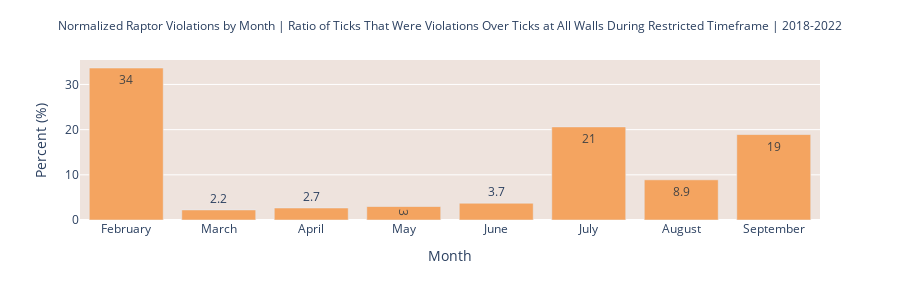

Here is the notebook cell this chart was saved with:
### Code cell
# This is the ratio of violations at restricted walls to ticks at all walls for each month over the year range 2018-2022. This normalizes by overall month activity at ALL walls which attempts to decouple month to month variation.
rapt_month_norm = (rapt_month_bb/rapt_month_all)*100

fig = px.bar(rapt_month_norm, text_auto='.2', height=300)
fig.update_xaxes(title='Month')
fig.update_yaxes(title='Percent (%)')
fig.update_traces(marker_color='#F4A460')
fig.update_layout(showlegend=False, plot_bgcolor='#EEE3DD', title='Normalized Raptor Violations by Month | Ratio of Ticks That Were Violations Over Ticks at All Walls During Restricted Timeframe | 2018-2022', title_x=0.5, title_font_size=12)
fig.write_html(html_folder + 'month_norm.html')
fig
# This suggests compliance during off-season is worse than high-season. Perhaps due to lower steward presence? February is a particular outlier. Is the word not getting out fast enough?

### Figure 1 — Plotly figure (JSON) as saved in the notebook; plotly's stock layout.template omitted (floating-point values rounded to 4 significant figures)
{"data": [{"alignmentgroup": "True", "hovertemplate": "variable=Date<br>index=%{x}<br>value=%{y}<extra></extra>", "legendgroup": "Date", "marker": {"color": "#F4A460", "pattern": {"shape": ""}}, "name": "Date", "offsetgroup": "Date", "orientation": "v", "showlegend": true, "textposition": "auto", "texttemplate": "%{y:.2}", "type": "bar", "x": ["February", "March", "April", "May", "June", "July", "August", "September"], "xaxis": "x", "y": [33.64, 2.234, 2.663, 2.991, 3.729, 20.61, 8.894, 18.92], "yaxis": "y"}], "layout": {"barmode": "relative", "height": 300, "legend": {"title": {"text": "variable"}, "tracegroupgap": 0}, "margin": {"t": 60}, "plot_bgcolor": "#EEE3DD", "showlegend": false, "title": {"font": {"size": 12}, "text": "Normalized Raptor Violations by Month | Ratio of Ticks That Were Violations Over Ticks at All Walls During Restricted Timeframe | 2018-2022", "x": 0.5}, "xaxis": {"anchor": "y", "domain": [0, 1], "title": {"text": "Month"}}, "yaxis": {"anchor": "x", "domain": [0, 1], "title": {"text": "Percent (%)"}}}}
